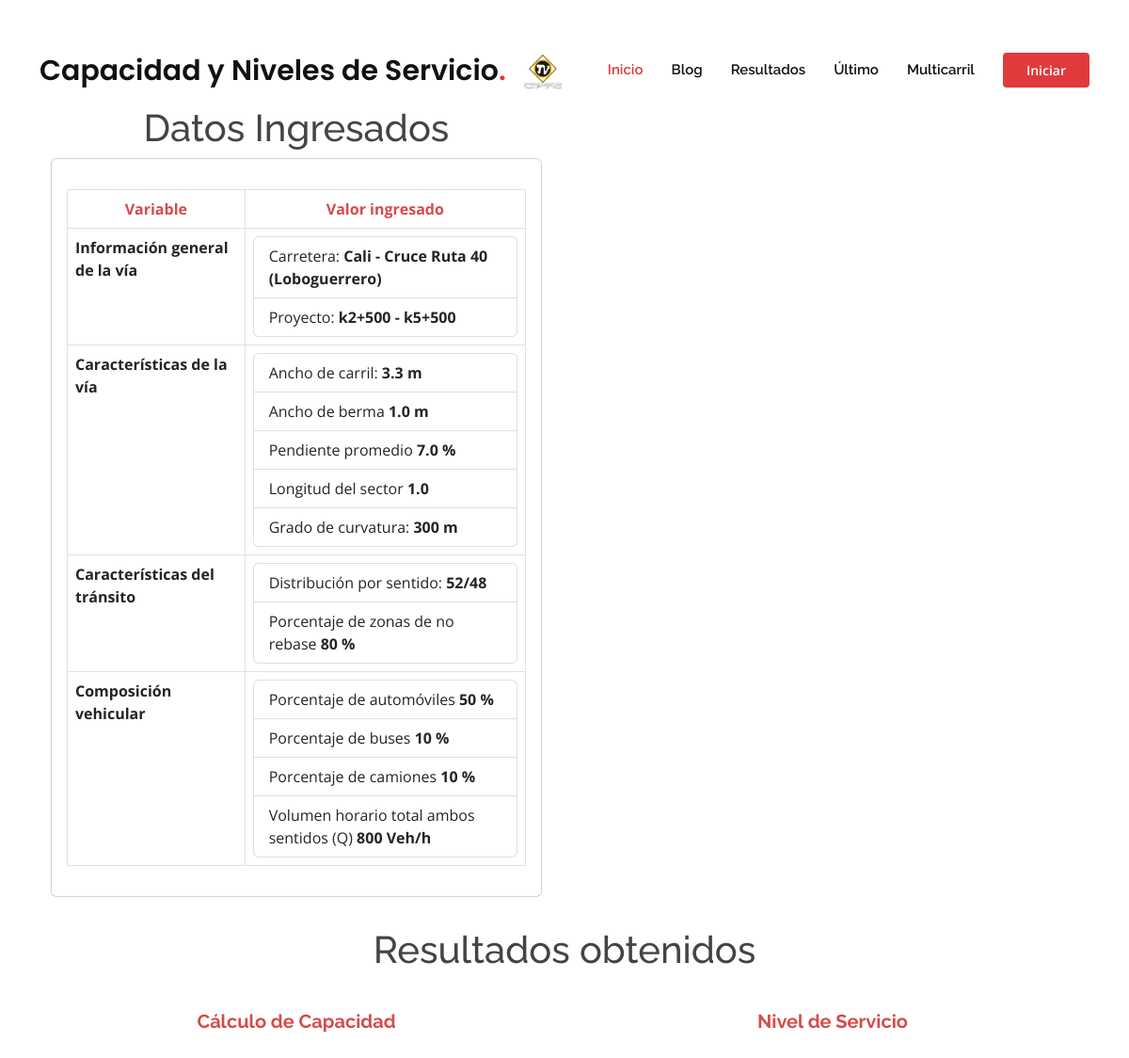
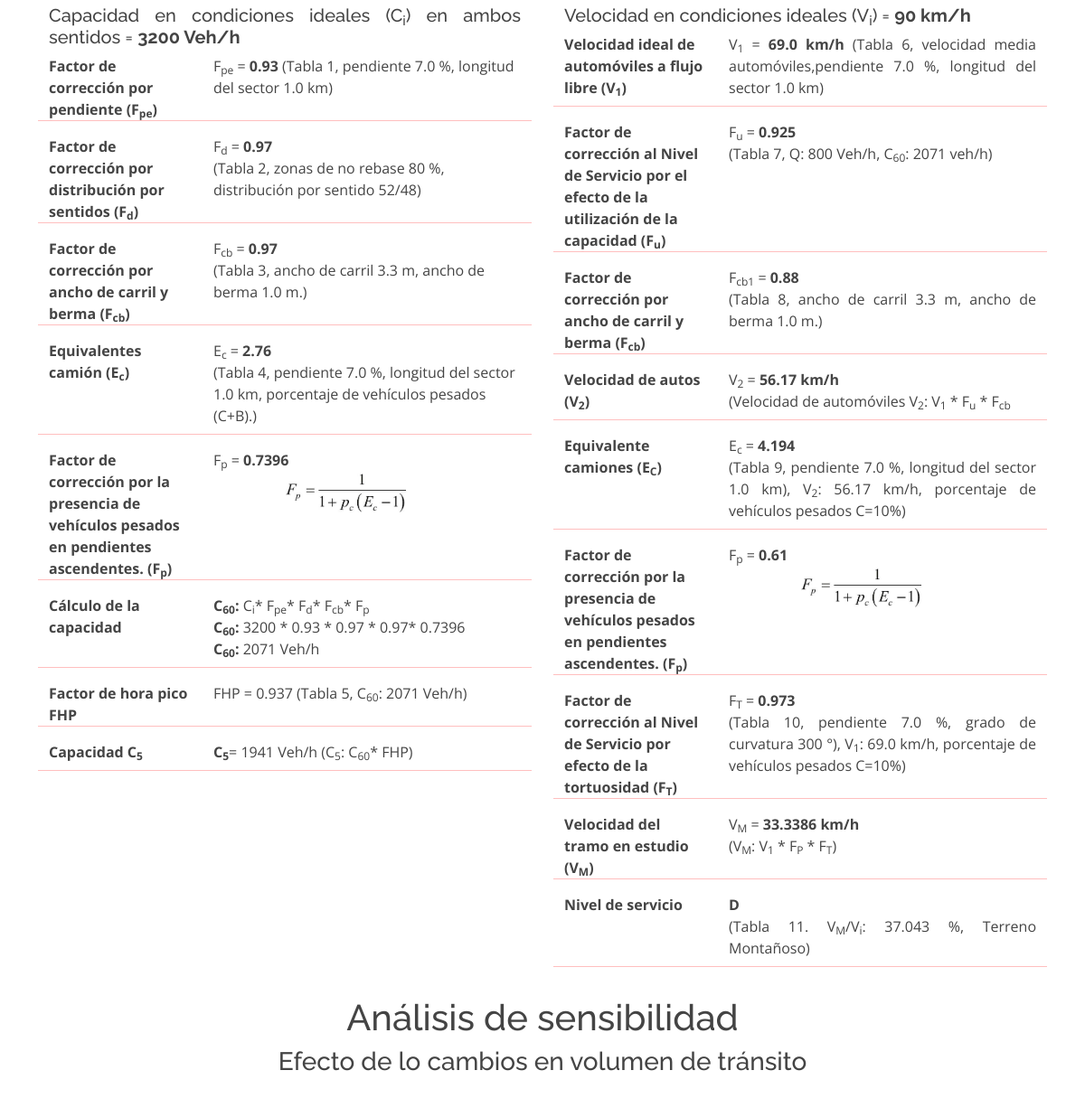
The page /resultado (upper part) on the database as committed earlier (2 pictures, top to bottom).
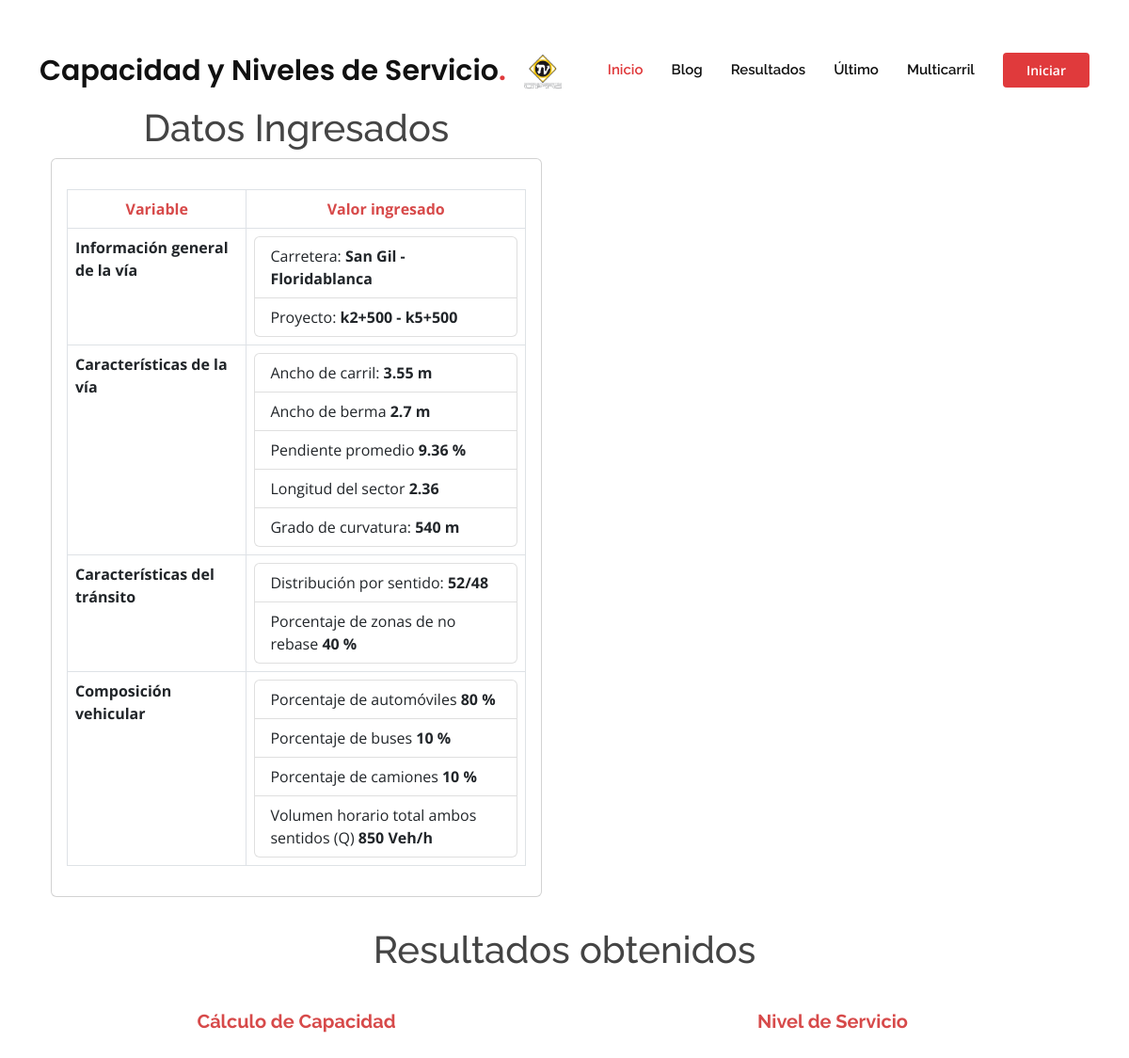
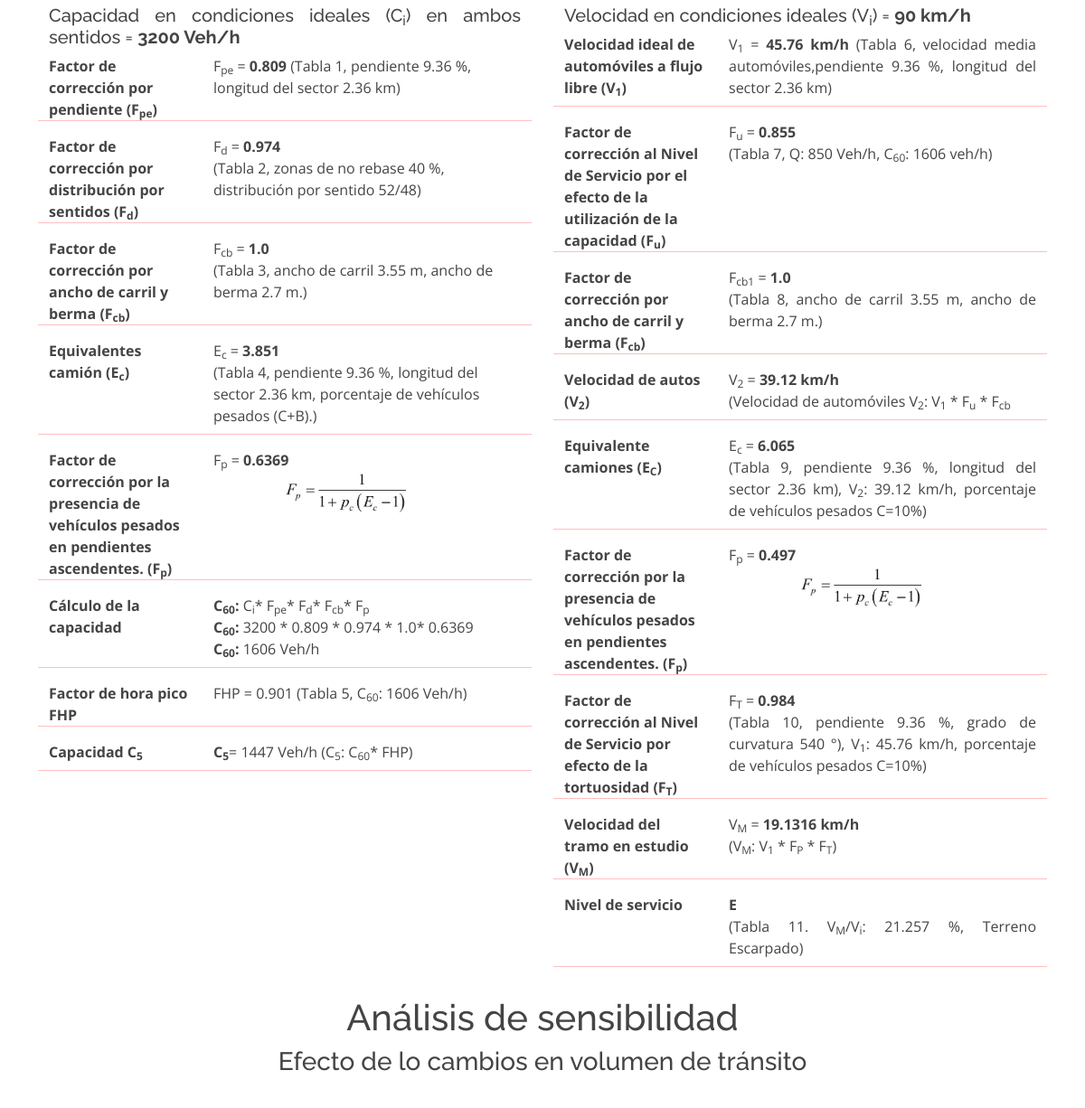
The same page on the database as committed later (2 pictures, top to bottom).
### main.py (models this page shows)
class Resultado(db.Model):
    id = db.Column(db.Integer, primary_key=True)
    Fpe = db.Column(db.Float, nullable=False)
    Fd = db.Column(db.Float, nullable=False)
    Fcb = db.Column(db.Float, nullable=False)
    Ec = db.Column(db.Float, nullable=False)
    Fp = db.Column(db.Float, nullable=False)
    cap_60 = db.Column(db.Integer, nullable=False)
    cap_5 = db.Column(db.Integer, nullable=False)
    FHP = db.Column(db.Float, nullable=False)
    v1 = db.Column(db.Float, nullable=False)
    Fu = db.Column(db.Float, nullable=False)
    Fcb1 = db.Column(db.Float, nullable=False)
    v2 = db.Column(db.Float, nullable=False)
    Ec_vel = db.Column(db.Float, nullable=False)
    Fp_vel = db.Column(db.Float, nullable=False)
    Ft = db.Column(db.Float, nullable=False)
    vM = db.Column(db.Float, nullable=False)
    Vi = db.Column(db.Integer, nullable=False)
    Final = db.Column(db.Integer, nullable=False)
    carretera = db.Column(db.String(200), nullable = False)
    proyecto = db.Column(db.String(200), nullable = False)
    a_carril = db.Column(db.Float, nullable=False)
    a_berma = db.Column(db.Float, nullable=False)
    p_promedio = db.Column(db.Float, nullable=False)
    l_sector = db.Column(db.Float, nullable=False)
    curvatura = db.Column(db.Integer, nullable=False)
    d_sentido = db.Column(db.Integer, nullable=False)
    d_sentido1 = db.Column(db.Integer, nullable=False)
    p_no_rebase = db.Column(db.Integer, nullable=False)
    p_automoviles = db.Column(db.Integer, nullable=False)
    p_buses = db.Column(db.Integer, nullable=False)
    p_camiones = db.Column(db.Integer, nullable=False)
    vol_cap = db.Column(db.Integer, nullable=False)
    terreno = db.Column(db.String(200), nullable = False)

### main.py (the view)
@app.route("/resultado", methods=["GET","POST"])
def resultado():
    id = len(db.session.query(Resultado).all())
    registro = Resultado.query.get(id)
    return render_template('resultados_2_carriles.html',datos=registro)

### templates/resultados_2_carriles.html (shortened to what this page needs)
<!DOCTYPE html>
<html lang="en">
<head>
  <link href="../static/assets/vendor/aos/aos.css" rel="stylesheet">
  <link href="../static/assets/vendor/bootstrap/css/bootstrap.min.css" rel="stylesheet">
  <link href="../static/assets/vendor/bootstrap-icons/bootstrap-icons.css" rel="stylesheet">
  <link href="../static/assets/vendor/boxicons/css/boxicons.min.css" rel="stylesheet">
  <link href="../static/assets/vendor/glightbox/css/glightbox.min.css" rel="stylesheet">
  <link href="../static/assets/vendor/remixicon/remixicon.css" rel="stylesheet">
  <link href="../static/assets/vendor/swiper/swiper-bundle.min.css" rel="stylesheet">
  <link href="../static/assets/css/style.css" rel="stylesheet">
</head>
<body>
  {% import "bootstrap/wtf.html" as wtf %}
  <header id="header" class="fixed-top d-flex align-items-center">
    <div class="container d-flex align-items-center">
      <h1 class="logo me-auto"><a href="{{url_for('home')}}">Capacidad y Niveles de Servicio<span>.</span></a></h1>
      <a href="{{url_for('home')}}" class="logo me-auto"><img src="../static/assets/img/logo.png" alt=""></a>
      <nav id="navbar" class="navbar order-last order-lg-0">
        <ul>
          <li><a class="nav-link scrollto active" href="{{url_for('home')}}">Inicio</a></li>
          <li><a class="nav-link scrollto" href="{{url_for('blog')}}">Blog</a></li>
          <li><a class="nav-link scrollto " href="{{url_for('resultados')}}">Resultados</a></li>
          <li><a href="{{url_for('resultado')}}">Último</a></li>
          <li><a class="nav-link scrollto" href="{{url_for('multicarril')}}">Multicarril</a></li>
        </ul>
      </nav>
      <a href="#about" class="get-started-btn scrollto">Iniciar</a>
    </div>
  </header>
    <br>
    <br>
    <section class="inner-page datos" style="background-color:white">
      <div class="container">
        <div class="row">
            <div class="col-lg-6 col-md-12 col-sm-12">
              <div class="container">
              <h1 style="text-align:center ;">Datos Ingresados</h1>
              <div class="card" >
                <div class="card-body">
                  <p class="card-text">
                    <table class="table table-bordered">
                      <thead class="thead-dark">
                        <tr>
                          <th scope="col" style="text-align:center;color:rgb(215, 74, 74) ;">Variable</th>
                          <th scope="col"style="text-align:center;color:rgb(215, 74, 74) ;">Valor ingresado</th>
                        </tr>
                      </thead>
                      <tbody>
                        <tr>
                          <th scope="row">Información general de la vía</th>
                          <td><ul class="list-group">
                            <li class="list-group-item">Carretera: <b>{{datos.carretera}}</b> </li>
                            <li class="list-group-item">Proyecto: <b>{{datos.proyecto}}</b></li>
                          </ul></td>
                        </tr>
                        <tr>
                          <th scope="row">Características de la vía</th>
                          <td><ul class="list-group">
                            <li class="list-group-item">Ancho de carril: <b>{{datos.a_carril}} m</b></li>
                            <li class="list-group-item">Ancho de berma <b>{{datos.a_berma}} m</b> </li>
                            <li class="list-group-item">Pendiente promedio <b>{{datos.p_promedio}} %</b> </li>
                            <li class="list-group-item">Longitud del sector <b>{{datos.l_sector}}</b></li>
                            <li class="list-group-item">Grado de curvatura: <b>{{datos.curvatura}} m</b></li>
                          </ul></td>
                        </tr>
                        <tr>
                          <th scope="row">Características del tránsito</th>
                          <td><ul class="list-group">
                            <li class="list-group-item">Distribución por sentido: <b>{{datos.d_sentido}}/{{datos.d_sentido1}}</b></li>
                            <li class="list-group-item">Porcentaje de zonas de no rebase <b>{{datos.p_no_rebase}} %</b> </li>
                          </ul></td>
                        </tr>
                        <tr>
                          <th scope="row">Composición vehicular</th>
                          <td><ul class="list-group">
                            <li class="list-group-item">Porcentaje de automóviles <b>{{datos.p_automoviles}} %</b></li>
                            <li class="list-group-item">Porcentaje de buses <b>{{datos.p_buses}} %</b> </li>
                            <li class="list-group-item">Porcentaje de camiones <b>{{datos.p_camiones}} %</b> </li>
                            <li class="list-group-item">Volumen horario total ambos sentidos (Q) <b>{{datos.vol_cap}} Veh/h</b> </li>
                          </ul></td>
                        </tr>
                      </tbody>
                    </table>
                  </p>
                </div>
              </div>
            </div>
          </div>
            <br>
            <br>
    </section>
    <section id="resultados" class="datos">
      <div class="container">
        <div class="row">
          <h1 style="text-align:center ;">Resultados obtenidos</h1>
          <div class="col-lg-6 col-md-12 col-sm-12">
            <div class="container">
            <h5 class="pasos"><b>Cálculo de Capacidad</b></h5>
            <h5 class="text-general">Capacidad en condiciones ideales (C<sub>i</sub>) en ambos sentidos = <b>3200 Veh/h</b></h5>
            <dl class="row">
              <dt class="col-sm-4">Factor de corrección por pendiente (F<sub>pe</sub>)</dt>
              <dd class="col-sm-8">F<sub>pe</sub> = <b>{{datos.Fpe}}</b>   (Tabla 1, pendiente {{datos.p_promedio}} %, longitud del sector {{datos.l_sector}} km)</dd>
              <hr>
              <dt class="col-sm-4">Factor de corrección por distribución por sentidos (F<sub>d</sub>)</dt>
              <dd class="col-sm-8">F<sub>d</sub> = <b>{{datos.Fd}}</b><br>(Tabla 2, zonas de no rebase {{datos.p_no_rebase}} %, distribución por sentido {{datos.d_sentido}}/{{datos.d_sentido1}})</dd>
              <hr>
              <dt class="col-sm-4">Factor de corrección por ancho de carril y berma (F<sub>cb</sub>)</dt>
              <dd class="col-sm-8">F<sub>cb</sub> = <b>{{datos.Fcb}}</b><br>(Tabla 3, ancho de carril {{datos.a_carril}} m, ancho de berma {{datos.a_berma}} m.)</dd>
              <hr>
              <dt class="col-sm-4">Equivalentes camión (E<sub>c</sub>)</dt>
              <dd class="col-sm-8">E<sub>c</sub> = <b>{{datos.Ec}}</b><br>(Tabla 4, pendiente {{datos.p_promedio}} %, longitud del sector {{datos.l_sector}} km, porcentaje de vehículos pesados (C+B).)</dd>
              <hr>
              <dt class="col-sm-4">Factor de corrección por la presencia de vehículos pesados en pendientes ascendentes. (F<sub>p</sub>)</dt>
              <dd class="col-sm-8">F<sub>p</sub> = <b>{{datos.Fp}}</b> <br> <img src="../static/assets/img/Fp.JPG" class="img-fluid text-general" style="width:40%; margin-left: 5rem;" alt="Responsive image"></dd>
              <hr>
              <dt class="col-sm-4">Cálculo de la capacidad</dt>
              <dd class="col-sm-8"><b>C<sub>60</sub>:</b> C<sub>i</sub>* F<sub>pe</sub>* F<sub>d</sub>* F<sub>cb</sub>* F<sub>p</sub> <br>
                <b>C<sub>60</sub>:</b> 3200 * {{datos.Fpe}} * {{datos.Fd}} * {{datos.Fcb}}* {{datos.Fp}}<br>
                <b>C<sub>60</sub>:</b> {{datos.cap_60}} Veh/h</dd>
              <hr>
              <dt class="col-sm-4">Factor de hora pico FHP</dt>
              <dd class="col-sm-8 text-general">FHP = {{datos.FHP}} (Tabla 5, C<sub>60</sub>: {{datos.cap_60}} Veh/h)<br></dd>
              <hr>
              <dt class="col-sm-4">Capacidad C<sub>5</sub></dt>
              <dd class="col-sm-8 text-general"><b>C<sub>5</sub></b>= {{datos.cap_5}} Veh/h (C<sub>5</sub>: C<sub>60</sub>* FHP)</dd>
              <hr>
            </dl>
            </div>
          </div>
          <div class="col-lg-6 col-md-12 col-sm-12">
            <div class="container">
            <h5 class="pasos"><b>Nivel de Servicio</b></h5>
            <h5 class="text-general">Velocidad en condiciones ideales (V<sub>i</sub>)  = <b>90 km/h</b></h5>
            <dl class="row">
              <dt class="col-sm-4">Velocidad ideal de automóviles a flujo libre (V<sub>1</sub>)</dt>
              <dd class="col-sm-8 text-general">V<sub>1</sub> = <b>{{datos.v1}} km/h</b>   (Tabla 6,  velocidad media automóviles,pendiente {{datos.p_promedio}} %, longitud del sector {{datos.l_sector}} km)</dd>
              <hr>
              <dt class="col-sm-4">Factor de corrección al Nivel de Servicio por el efecto de la utilización de la capacidad (F<sub>u</sub>)</dt>
              <dd class="col-sm-8 text-general">F<sub>u</sub> = <b>{{datos.Fu}}</b><br>(Tabla 7, Q: {{datos.vol_cap}} Veh/h, C<sub>60</sub>: {{datos.cap_60}} veh/h)</dd>
              <hr>
              <dt class="col-sm-4">Factor de corrección por ancho de carril y berma (F<sub>cb</sub>)</dt>
              <dd class="col-sm-8 text-general">F<sub>cb1</sub> = <b>{{datos.Fcb1}}</b><br>(Tabla 8, ancho de carril {{datos.a_carril}} m, ancho de berma {{datos.a_berma}} m.)</dd>
              <hr>
              <dt class="col-sm-4">Velocidad de autos (V<sub>2</sub>)</dt>
              <dd class="col-sm-8 text-general">V<sub>2</sub> = <b>{{datos.v2}} km/h</b><br>(Velocidad de automóviles V<sub>2</sub>: V<sub>1</sub> * F<sub>u</sub> * F<sub>cb</sub></dd>
              <hr>
              <dt class="col-sm-4">Equivalente camiones (E<sub>C</sub>)</dt>
              <dd class="col-sm-8 text-general">E<sub>c</sub> = <b>{{datos.Ec_vel}}</b> <br>(Tabla 9, pendiente {{datos.p_promedio}} %, longitud del sector {{datos.l_sector}} km), V<sub>2</sub>: {{datos.v2}} km/h, porcentaje de vehículos pesados C={{datos.p_camiones}}%)</dd>
              <hr>
              <dt class="col-sm-4">Factor de corrección por la presencia de vehículos pesados en pendientes ascendentes. (F<sub>p</sub>)</dt>
              <dd class="col-sm-8">F<sub>p</sub> = <b>{{datos.Fp_vel}}</b> <br> <img src="../static/assets/img/Fp.JPG" class="img-fluid text-general" style="width:40%; margin-left: 5rem;" alt="Responsive image"></dd>
              <hr>
              <dt class="col-sm-4">Factor de corrección al Nivel de Servicio por efecto de la tortuosidad (F<sub>T</sub>)</dt>
              <dd class="col-sm-8 text-general">F<sub>T</sub> = <b>{{datos.Ft}}</b> <br>(Tabla 10, pendiente {{datos.p_promedio}} %, grado de curvatura {{datos.curvatura}} °), V<sub>1</sub>: {{datos.v1}} km/h, porcentaje de vehículos pesados C={{datos.p_camiones}}%)</dd>
              <hr>
              <dt class="col-sm-4">Velocidad del tramo en estudio (V<sub>M</sub>)</dt>
              <dd class="col-sm-8 text-general">V<sub>M</sub> = <b>{{datos.vM}} km/h</b> <br>(V<sub>M</sub>: V<sub>1</sub> * F<sub>P</sub> * F<sub>T</sub>)</dd>
              <hr>
              <dt class="col-sm-4">Nivel de servicio</dt>
              <dd class="col-sm-8 text-general"><b>{{datos.Final}}</b><br>(Tabla 11. V<sub>M</sub>/V<sub>i</sub>: {{datos.Vi}} %, {{datos.terreno}})</dd>
              <hr>
            </dl>
            </div>
          </div>
        </div>
        <h1 class="subtitulos">Análisis de sensibilidad</h1>
        <div class="row">
          <h3 class="subtitulos">Efecto de lo cambios en volumen de tránsito</h3>
          <div class="col-lg-6">
          </div>
          <div class="col-lg-6">
          </div>
        </div>
      </div>
    </section>
</body>
</html>

### static/assets/css/style.css (style rules this page uses)
body { font-family: "Open Sans", sans-serif; color: #444444; }
a { color: #f5de12; text-decoration: none; }
hr { color: red; }
h1, h2, h3, h4, h5, h6 { font-family: "Raleway", sans-serif; }
img { padding-top: 0%; margin-top: 0%; }
#header { background: #fff; transition: all 0.5s; z-index: 997; padding: 20px 0; }
#header .logo { font-size: 30px; margin: 0; padding: 0; font-weight: 600; font-family: "Poppins", sans-serif; }
#header .logo a { color: #111111; }
#header .logo a span { color: #e03a3c; }
#header .logo img { max-height: 40px; }
.get-started-btn { margin-left: 30px; background: #e03a3c; color: #fff; border-radius: 4px; padding: 8px 25px; white-space: nowrap; transition: 0.3s; font-size: 14px; font-weight: 600; display: inline-block; }
.navbar { padding: 0; }
.navbar ul { margin: 0; padding: 0; display: flex; list-style: none; align-items: center; }
.navbar li { position: relative; }
.navbar a, .navbar a:focus { display: flex; align-items: center; justify-content: space-between; padding: 10px 0 10px 30px; font-family: "Raleway", sans-serif; font-size: 15px; font-weight: 600; color: #111111; white-space: nowrap; transition: 0.3s; }
.navbar a:hover, .navbar .active, .navbar .active:focus, .navbar li:hover>a { color: #e03a3c; }
section { margin-top: 0%; margin-bottom: 0%; }
section { padding: 60px 0; overflow: hidden; position: relative; }
.datos { padding-top: 0%; padding-bottom: 0%; }
.container { margin-top: 2rem; }
.pasos { text-align: center; color: rgb(215,74,74); margin-bottom: 2rem; }
.text-general { text-align:justify ; }
.subtitulos { text-align: center; }

Rows that differ between the two databases and show on the page:
no longer on this page (row unchanged): Resultado: carretera "Cali - Cruce Ruta 40 (Loboguerrero)", proyecto "k2+500 - k5+500", a_carril "3.3", a_berma "1.0", p_promedio "7.0", l_sector "1.0", curvatura "300", d_sentido "52", d_sentido1 "48", p_no_rebase "80", p_automoviles "50", p_buses "10", p_camiones "10", vol_cap "800", Fpe "0.93", Fd "0.97", Fcb "0.97", Ec "2.76", Fp "0.7396", cap_60 "2071", FHP "0.937", cap_5 "1941", v1 "69.0", Fu "0.925", Fcb1 "0.88", v2 "56.17", Ec_vel "4.194", Fp_vel "0.61", Ft "0.973", vM "33.3386", Final "D", Vi "37.043", terreno "Terreno Montañoso"
added Resultado: carretera "San Gil - Floridablanca", proyecto "k2+500 - k5+500", a_carril "3.55", a_berma "2.7", p_promedio "9.36", l_sector "2.36", curvatura "540", d_sentido "52", d_sentido1 "48", p_no_rebase "40", p_automoviles "80", p_buses "10", p_camiones "10", vol_cap "850", Fpe "0.809", Fd "0.974", Fcb "1.0", Ec "3.851", Fp "0.6369", cap_60 "1606", FHP "0.901", cap_5 "1447", v1 "45.76", Fu "0.855", Fcb1 "1.0", v2 "39.12", Ec_vel "6.065", Fp_vel "0.497", Ft "0.984", vM "19.1316", Final "E", Vi "21.257", terreno "Terreno Escarpado"
